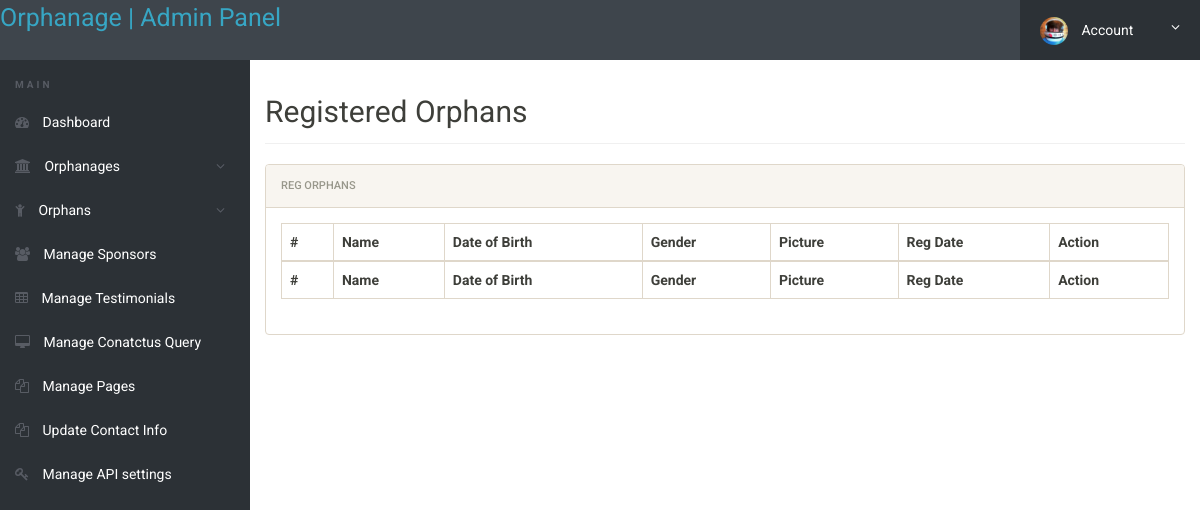
Page /admin/manage-orphans.php (signed in) on the earlier database version.
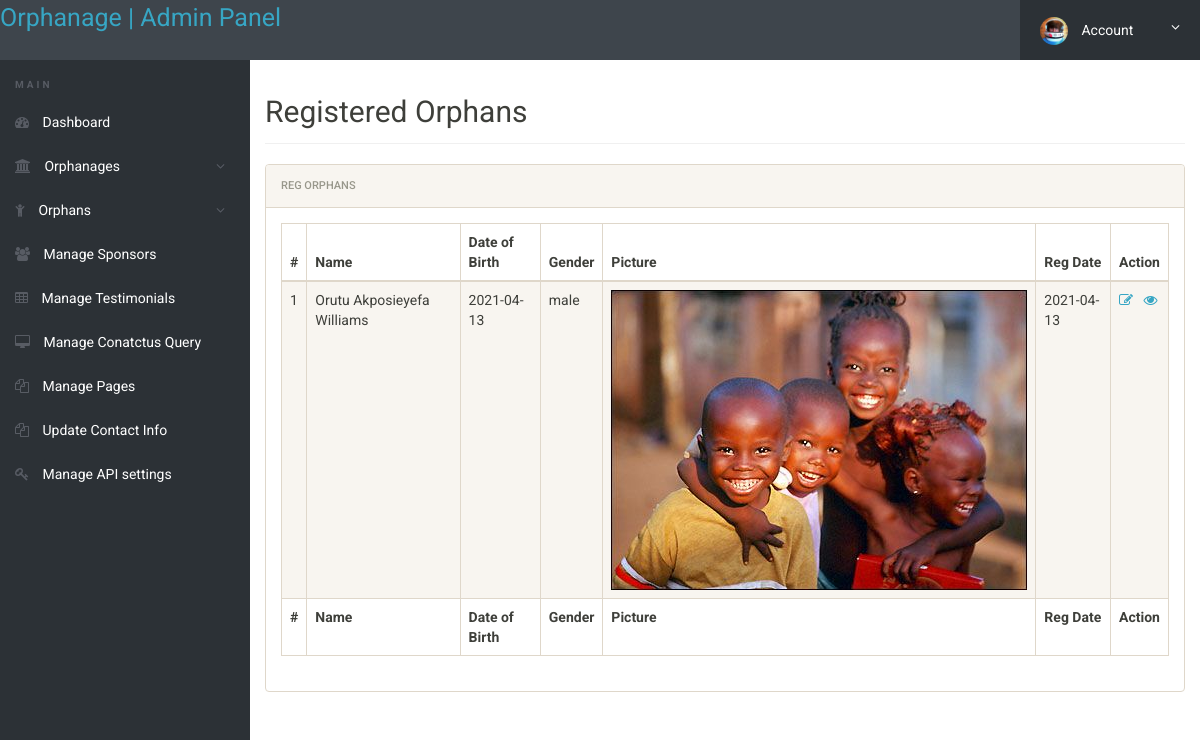
Same page on the later database version.
### tables this page shows
CREATE TABLE `orphans` (
  `id` int(11) NOT NULL,
  `name` varchar(300) NOT NULL,
  `dob` date NOT NULL,
  `gender` varchar(300) NOT NULL,
  `picture` blob NOT NULL,
  `created_at` date NOT NULL
);

### admin/manage-orphans.php (the view, shortened to what this page needs)
<?php
include('../includes/config.php');
if(strlen($_SESSION['alogin'])==0)
	{
header('location:index.php');
}
else{
 ?>
<!doctype html>
<html lang="en" class="no-js">
<head>
	<link rel="stylesheet" href="css/font-awesome.min.css">
	<link rel="stylesheet" href="css/bootstrap.min.css">
	<link rel="stylesheet" href="css/dataTables.bootstrap.min.css">
	<link rel="stylesheet" href="css/bootstrap-social.css">
	<link rel="stylesheet" href="css/bootstrap-select.css">
	<link rel="stylesheet" href="css/fileinput.min.css">
	<link rel="stylesheet" href="css/awesome-bootstrap-checkbox.css">
	<link rel="stylesheet" href="css/style.css">
</head>
<body>
	<?php include('includes/header.php');?>
	<div class="ts-main-content">
		<?php include('includes/leftbar.php');?>
		<div class="content-wrapper">
			<div class="container-fluid">
				<div class="row">
					<div class="col-md-12">
						<h2 class="page-title">Registered Orphans</h2>
						<div class="panel panel-default">
							<div class="panel-heading">Reg Orphans</div>
							<div class="panel-body">
								<table id="zctb" class="display table table-striped table-bordered table-hover" cellspacing="0" width="100%">
									<thead>
										<tr>
										<th>#</th>
											<th> Name</th>
											<th>Date of Birth </th>
											<th>Gender</th>
										<th>Picture</th>
										<th>Reg Date</th>
										<th>Action</th>
										</tr>
									</thead>
									<tfoot>
										<tr>
										<th>#</th>
											<th> Name</th>
											<th>Date of Birth </th>
											<th>Gender</th>
										<th>Picture</th>
										<th>Reg Date</th>
										<th>Action</th>
										</tr>
									</tfoot>
									<tbody>
									<?php $sql = "SELECT * from  orphans ";
$query = $dbh -> prepare($sql);
$query->execute();
$results=$query->fetchAll(PDO::FETCH_OBJ);
$cnt=1;
if($query->rowCount() > 0)
{
foreach($results as $result)
{				?>
										<tr>
											<td><?php echo htmlentities($cnt);?></td>
											<td><?php echo htmlentities($result->name);?></td>
											<td><?php echo htmlentities($result->dob);?></td>
											<td><?php echo htmlentities($result->gender);?></td>
											<td><img src="<?php echo htmlentities($result->picture);?>" alt="picture"></td>
											<td><?php echo htmlentities($result->created_at);?></td>
											<td>
											<a href="edit-orphan.php?orphanid=<?php echo $result->id;?>" title="edit"><i class="fa fa-edit"></i></a>&nbsp;&nbsp;
										<a href="orphan-details.php?orphanid=<?php echo htmlentities($result->id);?>" title="view"><i class="fa fa-eye"></i></a>
										</td>
										</tr>
										<?php $cnt=$cnt+1; }} ?>
									</tbody>
								</table>
							</div>
						</div>
					</div>
				</div>
			</div>
		</div>
	</div>
</body>
</html>
<?php } ?>

Differences in the rows shown:
added orphans: name "Orutu Akposieyefa Williams", dob "2021-04-13", gender "male", picture (picture), created_at "2021-04-13"
